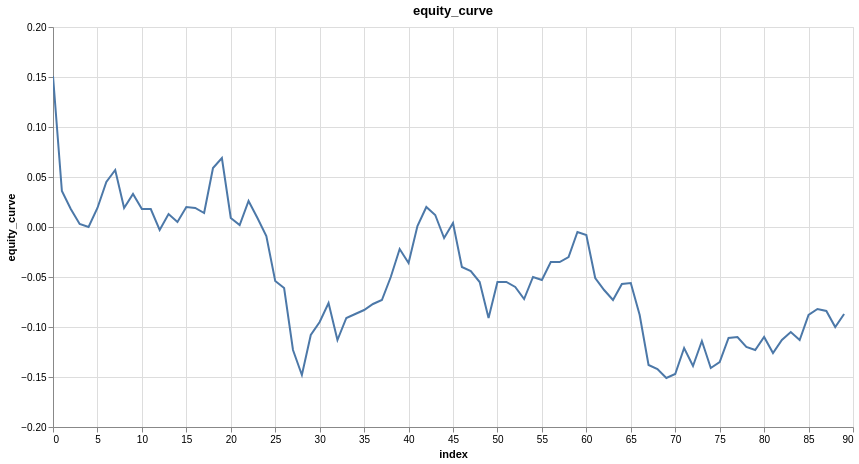

The notebook cell saved with this chart:
### Code cell
features = ['close_log_return_lag_1']
model = LinearModel(len(features))
model_trades = research.learn_model_trades(ts.drop_nulls(), features, target, model, loss=nn.L1Loss())
model_trades = research.add_tx_fees_log(model_trades, maker_fee, taker_fee)
research.plot_column(model_trades, 'equity_curve')
# looks almost like a straight line, with minimal drawdown, which is what you want, the higher the sharpe, the straigther the line. Sharpes of
# 20-40 is basically a straight line. This curve tells us we could use way more leverage with this. big question now, transaction fees, lets 
# see if its still amazing

### Figure 1 — Vega specification as saved in the notebook (floating-point values rounded to 4 significant figures)
{"$schema": "https://vega.github.io/schema/vega/v6.json", "data": [{"name": "param_1e9efca18e7a2868_store"}, {"name": "source_0", "values": [{"equity_curve": 0.151, "index": 0}, {"equity_curve": 0.036, "index": 1}, {"equity_curve": 0.018, "index": 2}, {"equity_curve": 0.003, "index": 3}, {"equity_curve": 0.0, "index": 4}, {"equity_curve": 0.019, "index": 5}, {"equity_curve": 0.045, "index": 6}, {"equity_curve": 0.057, "index": 7}, {"equity_curve": 0.019, "index": 8}, {"equity_curve": 0.033, "index": 9}, {"equity_curve": 0.018, "index": 10}, {"equity_curve": 0.018, "index": 11}, {"equity_curve": -0.003, "index": 12}, {"equity_curve": 0.013, "index": 13}, {"equity_curve": 0.005, "index": 14}, {"equity_curve": 0.02, "index": 15}, {"equity_curve": 0.019, "index": 16}, {"equity_curve": 0.014, "index": 17}, {"equity_curve": 0.059, "index": 18}, {"equity_curve": 0.069, "index": 19}, {"equity_curve": 0.009, "index": 20}, {"equity_curve": 0.002, "index": 21}, {"equity_curve": 0.026, "index": 22}, {"equity_curve": 0.009, "index": 23}, {"equity_curve": -0.009, "index": 24}, {"equity_curve": -0.054, "index": 25}, {"equity_curve": -0.061, "index": 26}, {"equity_curve": -0.123, "index": 27}, {"equity_curve": -0.148, "index": 28}, {"equity_curve": -0.108, "index": 29}, {"equity_curve": -0.095, "index": 30}, {"equity_curve": -0.076, "index": 31}, {"equity_curve": -0.113, "index": 32}, {"equity_curve": -0.091, "index": 33}, {"equity_curve": -0.087, "index": 34}, {"equity_curve": -0.083, "index": 35}, {"equity_curve": -0.077, "index": 36}, {"equity_curve": -0.073, "index": 37}, {"equity_curve": -0.05, "index": 38}, {"equity_curve": -0.022, "index": 39}, {"equity_curve": -0.036, "index": 40}, {"equity_curve": 0.001, "index": 41}, {"equity_curve": 0.02, "index": 42}, {"equity_curve": 0.012, "index": 43}, {"equity_curve": -0.011, "index": 44}, {"equity_curve": 0.004, "index": 45}, {"equity_curve": -0.04, "index": 46}, {"equity_curve": -0.044, "index": 47}, {"equity_curve": -0.055, "index": 48}, {"equity_curve": -0.091, "index": 49}, {"equity_curve": -0.055, "index": 50}, {"equity_curve": -0.055, "index": 51}, {"equity_curve": -0.06, "index": 52}, {"equity_curve": -0.072, "index": 53}, {"equity_curve": -0.05, "index": 54}, {"equity_curve": -0.053, "index": 55}, {"equity_curve": -0.035, "index": 56}, {"equity_curve": -0.035, "index": 57}, {"equity_curve": -0.03, "index": 58}, {"equity_curve": -0.005, "index": 59}, {"equity_curve": -0.008, "index": 60}, {"equity_curve": -0.051, "index": 61}, {"equity_curve": -0.063, "index": 62}, {"equity_curve": -0.073, "index": 63}, {"equity_curve": -0.057, "index": 64}, {"equity_curve": -0.056, "index": 65}, {"equity_curve": -0.088, "index": 66}, {"equity_curve": -0.138, "index": 67}, {"equity_curve": -0.142, "index": 68}, {"equity_curve": -0.151, "index": 69}, {"equity_curve": -0.147, "index": 70}, {"equity_curve": -0.121, "index": 71}, {"equity_curve": -0.139, "index": 72}, {"equity_curve": -0.114, "index": 73}, {"equity_curve": -0.141, "index": 74}, {"equity_curve": -0.135, "index": 75}, {"equity_curve": -0.111, "index": 76}, {"equity_curve": -0.11, "index": 77}, {"equity_curve": -0.12, "index": 78}, {"equity_curve": -0.123, "index": 79}, {"equity_curve": -0.11, "index": 80}, {"equity_curve": -0.126, "index": 81}, {"equity_curve": -0.113, "index": 82}, {"equity_curve": -0.105, "index": 83}, {"equity_curve": -0.113, "index": 84}, {"equity_curve": -0.088, "index": 85}, {"equity_curve": -0.082, "index": 86}, {"equity_curve": -0.084, "index": 87}, {"equity_curve": -0.1, "index": 88}, {"equity_curve": -0.087, "index": 89}]}, {"name": "source_0_x_domain_index", "values": [{"min": 0, "max": 89}]}, {"name": "source_0_y_domain_equity_curve", "values": [{"min": -0.151, "max": 0.151}]}], "signals": [{"name": "unit", "value": {}, "on": [{"events": "pointermove", "update": "isTuple(group()) ? group() : unit"}]}, {"name": "param_1e9efca18e7a2868", "update": "vlSelectionResolve(\"param_1e9efca18e7a2868_store\", \"union\")"}, {"name": "param_1e9efca18e7a2868_index", "on": [{"events": [{"source": "view", "type": "dblclick"}], "update": "null"}, {"events": {"signal": "param_1e9efca18e7a2868_translate_delta"}, "update": "panLinear(param_1e9efca18e7a2868_translate_anchor.extent_x, -param_1e9efca18e7a2868_translate_delta.x / width)"}, {"events": {"signal": "param_1e9efca18e7a2868_zoom_delta"}, "update": "zoomLinear(domain(\"x\"), param_1e9efca18e7a2868_zoom_anchor.x, param_1e9efca18e7a2868_zoom_delta)"}]}, {"name": "param_1e9efca18e7a2868_equity_curve", "on": [{"events": [{"source": "view", "type": "dblclick"}], "update": "null"}, {"events": {"signal": "param_1e9efca18e7a2868_translate_delta"}, "update": "panLinear(param_1e9efca18e7a2868_translate_anchor.extent_y, param_1e9efca18e7a2868_translate_delta.y / height)"}, {"events": {"signal": "param_1e9efca18e7a2868_zoom_delta"}, "update": "zoomLinear(domain(\"y\"), param_1e9efca18e7a2868_zoom_anchor.y, param_1e9efca18e7a2868_zoom_delta)"}]}, {"name": "param_1e9efca18e7a2868_tuple", "on": [{"events": [{"signal": "param_1e9efca18e7a2868_index || param_1e9efca18e7a2868_equity_curve"}], "update": "param_1e9efca18e7a2868_index && param_1e9efca18e7a2868_equity_curve ? {unit: \"\", fields: param_1e9efca18e7a2868_tuple_fields, values: [param_1e9efca18e7a2868_index,param_1e9efca18e7a2868_equity_curve]} : null"}]}, {"name": "param_1e9efca18e7a2868_tuple_fields", "value": [{"field": "index", "channel": "x", "type": "R"}, {"field": "equity_curve", "channel": "y", "type": "R"}]}, {"name": "param_1e9efca18e7a2868_translate_anchor", "value": {}, "on": [{"events": [{"source": "scope", "type": "pointerdown"}], "update": "{x: x(unit), y: y(unit), extent_x: domain(\"x\"), extent_y: domain(\"y\")}"}]}, {"name": "param_1e9efca18e7a2868_translate_delta", "value": {}, "on": [{"events": [{"source": "window", "between": [{"source": "scope", "type": "pointerdown"}, {"source": "window", "type": "pointerup"}], "type": "pointermove", "consume": true}], "update": "{x: param_1e9efca18e7a2868_translate_anchor.x - x(unit), y: param_1e9efca18e7a2868_translate_anchor.y - y(unit)}"}]}, {"name": "param_1e9efca18e7a2868_zoom_anchor", "on": [{"events": [{"source": "scope", "type": "wheel", "consume": true}], "update": "{x: invert(\"x\", x(unit)), y: invert(\"y\", y(unit))}"}]}, {"name": "param_1e9efca18e7a2868_zoom_delta", "on": [{"events": [{"source": "scope", "type": "wheel", "consume": true}], "update": "pow(1.001, event.deltaY * pow(16, event.deltaMode))", "force": true}]}, {"name": "param_1e9efca18e7a2868_modify", "on": [{"events": {"signal": "param_1e9efca18e7a2868_tuple"}, "update": "modify(\"param_1e9efca18e7a2868_store\", param_1e9efca18e7a2868_tuple, true)"}]}], "marks": [{"type": "line", "name": "marks", "from": {"data": "source_0"}, "sort": {"field": "x"}, "encode": {"update": {"x": {"field": "index", "scale": "x"}, "tooltip": {"signal": "{\"index\": format(datum[\"index\"], \"\"), \"equity_curve\": format(datum[\"equity_curve\"], \"\")}"}, "y": {"field": "equity_curve", "scale": "y"}, "defined": {"signal": "isValid(datum[\"index\"]) && isFinite(+datum[\"index\"]) && isValid(datum[\"equity_curve\"]) && isFinite(+datum[\"equity_curve\"])"}, "stroke": {"value": "#4c78a8"}}}, "clip": true, "style": ["line"], "interactive": true}], "scales": [{"name": "x", "type": "linear", "domain": [{"signal": "(data(\"source_0_x_domain_index\")[0] || {}).min"}, {"signal": "(data(\"source_0_x_domain_index\")[0] || {}).max"}], "range": [0, {"signal": "width"}], "nice": true, "domainRaw": {"signal": "param_1e9efca18e7a2868[\"index\"]"}, "zero": false}, {"name": "y", "type": "linear", "domain": [{"signal": "(data(\"source_0_y_domain_equity_curve\")[0] || {}).min"}, {"signal": "(data(\"source_0_y_domain_equity_curve\")[0] || {}).max"}], "range": [{"signal": "height"}, 0], "zero": true, "nice": true, "domainRaw": {"signal": "param_1e9efca18e7a2868[\"equity_curve\"]"}}], "axes": [{"scale": "x", "tickCount": {"signal": "ceil(width/40)"}, "labels": false, "maxExtent": 0, "domain": false, "minExtent": 0, "zindex": 0, "aria": false, "gridScale": "y", "grid": true, "orient": "bottom", "ticks": false}, {"scale": "y", "labels": false, "domain": false, "minExtent": 0, "ticks": false, "orient": "left", "gridScale": "x", "tickCount": {"signal": "ceil(height/40)"}, "grid": true, "aria": false, "zindex": 0, "maxExtent": 0}, {"scale": "x", "tickCount": {"signal": "ceil(width/40)"}, "zindex": 0, "labelOverlap": true, "title": "index", "labelFlush": true, "orient": "bottom", "grid": false}, {"scale": "y", "tickCount": {"signal": "ceil(height/40)"}, "title": "equity_curve", "grid": false, "labelOverlap": true, "zindex": 0, "orient": "left"}], "title": {"text": "equity_curve", "frame": "group"}, "height": 400, "width": 800, "style": "cell", "background": "white", "padding": 5}
